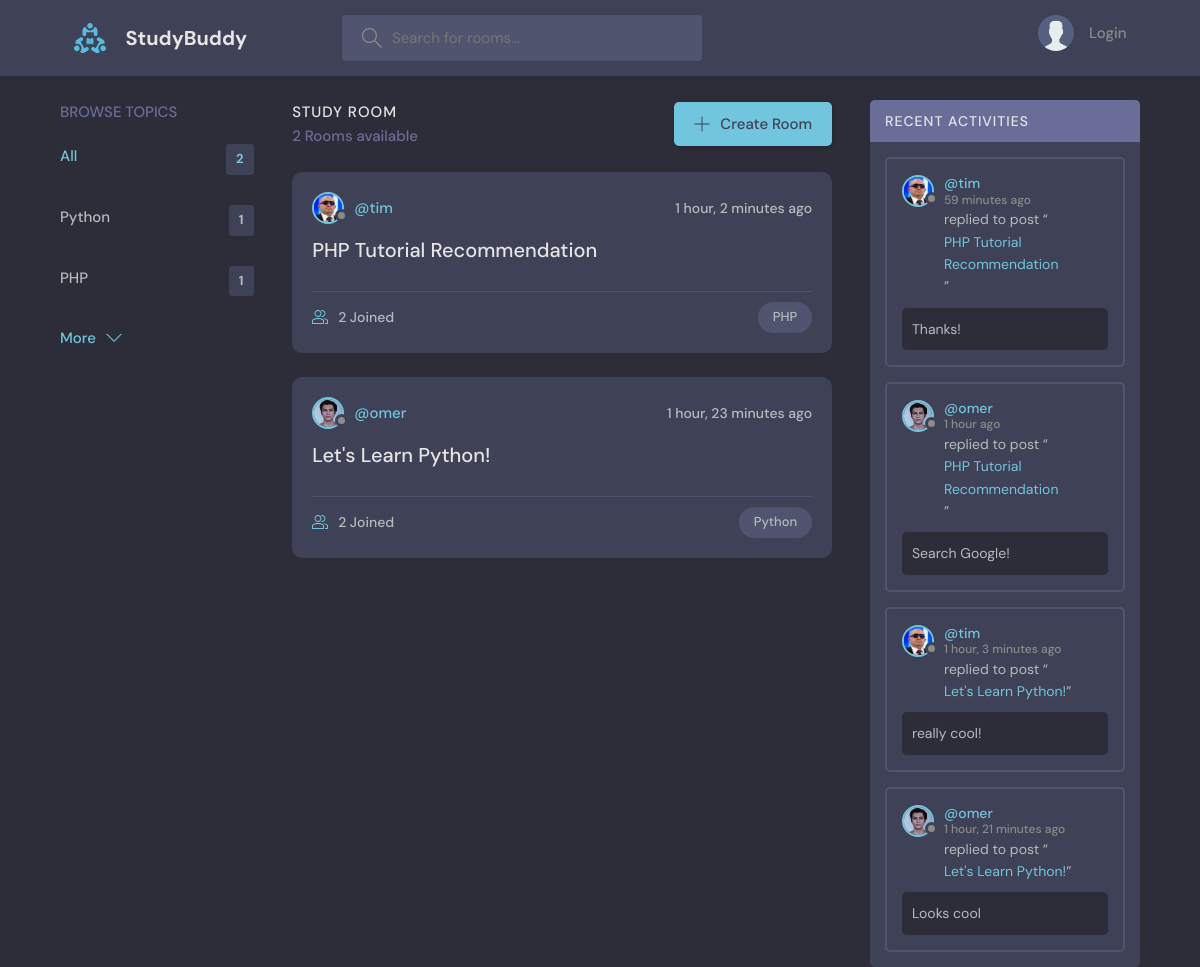
The page / on the database its author committed.
### base/models.py (models this page shows, shortened)
class Topic(models.Model):
    name = models.CharField(max_length=200)
    updated = models.DateTimeField(auto_now=True) # Takes a snapshot of the time when the model is updated
    created = models.DateTimeField(auto_now_add=True) # Initial time when the model is createdp

class Room(models.Model):
    host = models.ForeignKey(User, on_delete=models.SET_NULL, null=True) # This will delete all the rooms created by the user when the user is deleted
    topic = models.ForeignKey(Topic, null=True, on_delete=models.SET_NULL)
    name = models.CharField(max_length=200)
    description = models.TextField(blank=True, null=True) # Difference of blank and null = blank is for form validation, null is for database validation
    participants = models.ManyToManyField(User, related_name='participants', blank=True) # This will allow us to add participants to the room
    updated = models.DateTimeField(auto_now=True) # Takes a snapshot of the time when the model is updated
    created = models.DateTimeField(auto_now_add=True) # Initial time when the model is createdp
    class Meta:
        ordering = ['-updated', '-created'] # This will order the rooms by the updated and created fields in descending order
    def __str__(self):
        return self.name

class User(AbstractUser):
    name = models.CharField(null=True, max_length=255)
    email = models.EmailField(null=True, max_length=255, unique=True)
    bio = models.TextField(null=True, blank=True)
    avatar = models.ImageField(null=True, default='avatar.svg')
    USERNAME_FIELD = 'email'
    REQUIRED_FIELDS = []

class Message(models.Model):
    user = models.ForeignKey(User, on_delete=models.CASCADE)
    room = models.ForeignKey(Room, on_delete=models.CASCADE) # This will delete all the messages in the room when the room is deleted
    body = models.TextField()
    updated = models.DateTimeField(auto_now=True) # Takes a snapshot of the time when the model is updated
    created = models.DateTimeField(auto_now_add=True) # Initial time when the model is createdp
    class Meta:
        ordering = ['-updated', '-created'] # This will order the rooms by the updated and created fields in descending order

### base/views.py (the view)
# urls.py: path('', views.home, name='home'), # We put name= because even if we change the url, the name will stay the same and we can use it in the html files
def home(request):
    q = request.GET.get('q') if request.GET.get('q') != None else ''
    rooms = Room.objects.filter(
        Q(topic__name__icontains=q) |
        Q(name__icontains=q) |
        Q(description__icontains=q)
        )  # Filter rooms by the topic name or room name or room description
    topics = Topic.objects.all()[:5]
    room_count = rooms.count() # This will count the number of rooms
    room_messages = Message.objects.filter(Q(room__topic__name__icontains=q)) # This will get all the messages from the rooms filtered by the topic name or room name or room description
    context = {'rooms': rooms, 'topics': topics, 'room_count': room_count, 'room_messages': room_messages}
    return render(request, 'base/home.html', context)

### base/templates/base/home.html (shortened to what this page needs)
{% extends 'main.html' %}
{% block content %}
<main class="layout layout--3">
  <div class="container">
    {% include 'base/topics_component.html' %}
    <div class="roomList">
      <div class="roomList__header">
        <div>
          <h2>Study Room</h2>
          <p>{{ rooms.count }} Rooms available</p>
        </div>
        <a class="btn btn--main" href="{% url 'create-room' %}">
          <svg version="1.1" xmlns="http://www.w3.org/2000/svg" width="32" height="32" viewBox="0 0 32 32">
            <title>add</title>
            <path
              d="M16.943 0.943h-1.885v14.115h-14.115v1.885h14.115v14.115h1.885v-14.115h14.115v-1.885h-14.115v-14.115z">
            </path>
          </svg>
          Create Room
        </a>
      </div>
      {% include 'base/feed_component.html' %}
    </div>
    {% include 'base/activity_component.html' %}
  </div>
</main>
{% endblock content %}

### base/templates/base/topics_component.html
<div class="topics">
    <div class="topics__header">
        <h2>Browse Topics</h2>
    </div>
    <ul class="topics__list">
        <li>
            <a href="{% url 'home' %}" class="active">All <span>{{ topics.count }}</span></a>
        </li>
        {% for topic in topics %}
        <li>
            <a href="{% url 'home' %}?q={{ topic.name }}">{{ topic.name }}<span>{{ topic.room_set.all.count }}</span></a>
        </li>
        {% endfor %}
    </ul>
    <a class="btn btn--link" href="{% url 'topics' %}">
        More
        <svg version="1.1" xmlns="http://www.w3.org/2000/svg" width="32" height="32" viewBox="0 0 32 32">
            <title>chevron-down</title>
            <path d="M16 21l-13-13h-3l16 16 16-16h-3l-13 13z"></path>
        </svg>
    </a>
</div>

### base/templates/base/feed_component.html (shortened to what this page needs)
{% for room in rooms %}
<div class="roomListRoom">
    <div class="roomListRoom__header">
      <a href="{% url 'user-profile' room.host.id %}" class="roomListRoom__author">
        <div class="avatar avatar--small">
          <img src="{{ room.host.avatar.url }}" />
        </div>
        <span>@{{ room.host.username }}</span>
      </a>
      <div class="roomListRoom__actions">
        <span>{{ room.created|timesince }} ago</span>
      </div>
    </div>
    <div class="roomListRoom__content">
      <a href="{% url 'room' room.id %}">{{ room.name }}</a>
    </div>
    <div class="roomListRoom__meta">
      <a href="{% url 'room' room.id %}" class="roomListRoom__joined">
        {{ room.participants.all.count }} Joined
      </a>
      <p class="roomListRoom__topic">{{ room.topic.name }}</p>
    </div>
</div>
{% endfor %}

### base/templates/base/activity_component.html (shortened to what this page needs)
<div class="activities">
    <div class="activities__header">
        <h2>Recent Activities</h2>
    </div>
    {% for message in room_messages %}
    <div class="activities__box">
        <div class="activities__boxHeader roomListRoom__header">
            <a href="{% url 'user-profile' message.user.id %}" class="roomListRoom__author">
                <div class="avatar avatar--small">
                    <img src="{{ message.user.avatar.url }}" />
                </div>
                <p>
                    @{{ message.user.username }}
                    <span>{{ message.created|timesince }} ago</span>
                </p>
            </a>
        </div>
        <div class="activities__boxContent">
            <p>replied to post “<a href="{% url 'room' message.room.id %}">{{ message.room }}</a>”</p>
            <div class="activities__boxRoomContent">
                {{ message.body }}
            </div>
        </div>
    </div>
    {% endfor %}
</div>

### rows shown on the page
Topic: name "Python", room_set.all.count "1"
Topic: name "PHP", room_set.all.count "1"
Room: host.avatar (picture), host.username "tim", created "1 hour, 2 minutes", name "PHP Tutorial Recommendation", participants.all.count "2", topic.name "PHP"
Room: host.avatar (picture), host.username "omer", created "1 hour, 23 minutes", name "Let's Learn Python!", participants.all.count "2", topic.name "Python"
Message: user.avatar (picture), user.username "tim", created "59 minutes", room "PHP Tutorial Recommendation", body "Thanks!"
Message: user.avatar (picture), user.username "omer", created "1 hour", room "PHP Tutorial Recommendation", body "Search Google!"
Message: user.avatar (picture), user.username "tim", created "1 hour, 3 minutes", room "Let's Learn Python!", body "really cool!"
Message: user.avatar (picture), user.username "omer", created "1 hour, 21 minutes", room "Let's Learn Python!", body "Looks cool"

### other values the page prints
{{ topics.count }} "2"
{{ rooms.count }} "2"
